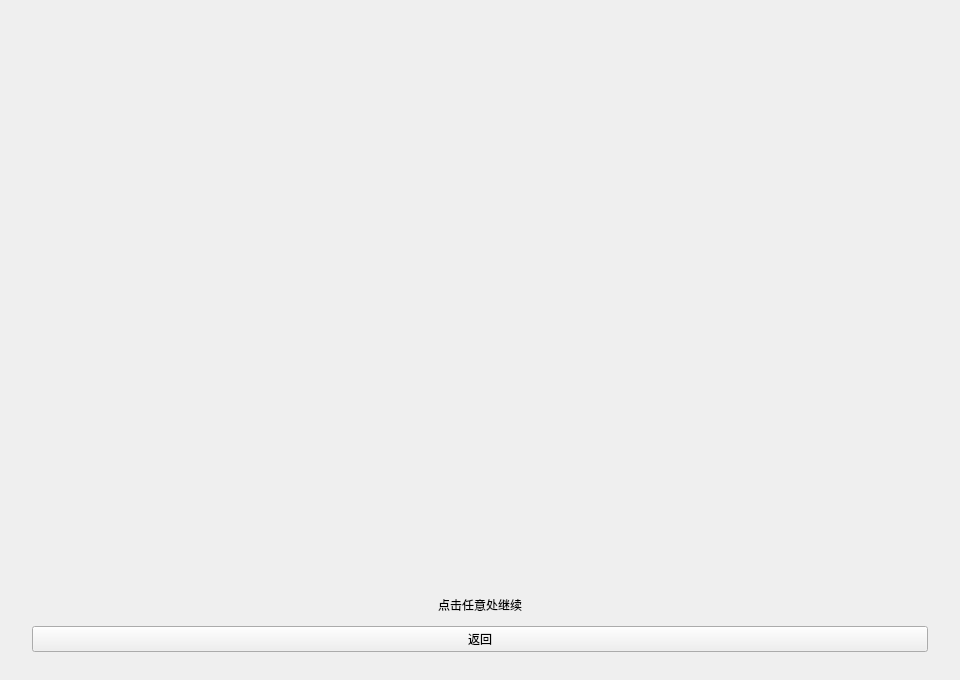
<?xml version="1.0" encoding="UTF-8"?>
<ui version="4.0">
 <class>Ending_Window</class>
 <widget class="QMainWindow" name="Ending_Window">
  <property name="geometry">
   <rect>
    <x>0</x>
    <y>0</y>
    <width>960</width>
    <height>680</height>
   </rect>
  </property>
  <property name="windowTitle">
   <string>结局</string>
  </property>
  <widget class="QWidget" name="centralwidget">
   <layout class="QVBoxLayout" name="verticalLayout">
    <property name="spacing">
     <number>12</number>
    </property>
    <property name="leftMargin">
     <number>32</number>
    </property>
    <property name="topMargin">
     <number>32</number>
    </property>
    <property name="rightMargin">
     <number>32</number>
    </property>
    <property name="bottomMargin">
     <number>28</number>
    </property>
    <item>
     <widget class="QLabel" name="lblTitle">
      <property name="text">
       <string/>
      </property>
      <property name="alignment">
       <set>Qt::AlignmentFlag::AlignCenter</set>
      </property>
     </widget>
    </item>
    <item>
     <spacer name="topSpacer">
      <property name="orientation">
       <enum>Qt::Orientation::Vertical</enum>
      </property>
      <property name="sizeHint" stdset="0">
       <size>
        <width>20</width>
        <height>40</height>
       </size>
      </property>
     </spacer>
    </item>
    <item>
     <widget class="QLabel" name="lblDialogue">
      <property name="text">
       <string/>
      </property>
      <property name="alignment">
       <set>Qt::AlignmentFlag::AlignLeading|Qt::AlignmentFlag::AlignLeft|Qt::AlignmentFlag::AlignTop</set>
      </property>
      <property name="wordWrap">
       <bool>true</bool>
      </property>
      <property name="textFormat">
       <enum>Qt::TextFormat::RichText</enum>
      </property>
     </widget>
    </item>
    <item>
     <spacer name="middleSpacer">
      <property name="orientation">
       <enum>Qt::Orientation::Vertical</enum>
      </property>
      <property name="sizeHint" stdset="0">
       <size>
        <width>20</width>
        <height>80</height>
       </size>
      </property>
     </spacer>
    </item>
    <item>
     <widget class="QLabel" name="lblClickHint">
      <property name="text">
       <string>点击任意处继续</string>
      </property>
      <property name="alignment">
       <set>Qt::AlignmentFlag::AlignCenter</set>
      </property>
     </widget>
    </item>
    <item>
     <widget class="QPushButton" name="btnReturn">
      <property name="text">
       <string>返回</string>
      </property>
     </widget>
    </item>
   </layout>
  </widget>
 </widget>
 <resources/>
 <connections/>
</ui>
